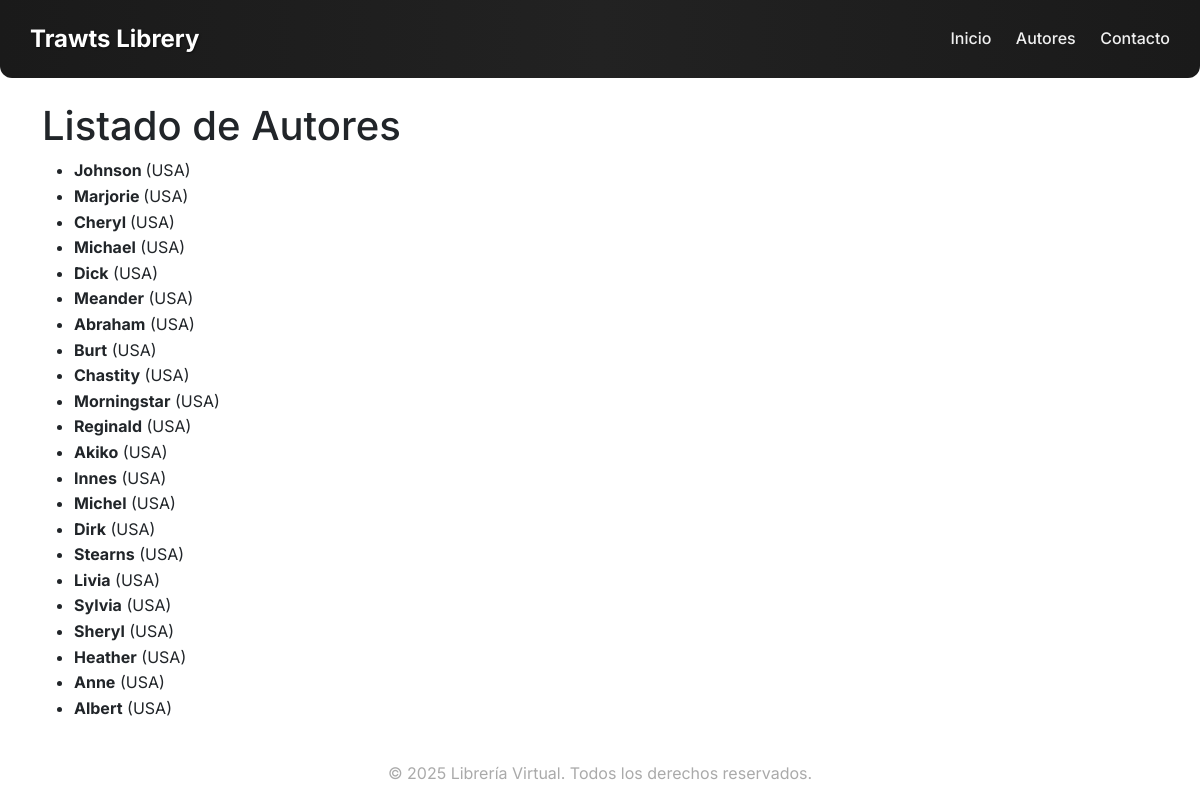
Screenshot of /autores.php with the database file from the repository.
### tables this page shows
CREATE TABLE `autores` (
  `id_autor` varchar(11) NOT NULL,
  `apellido` varchar(15) NOT NULL,
  `nombre` varchar(15) NOT NULL,
  `telefono` varchar(12) NOT NULL,
  `direccion` varchar(20) NOT NULL,
  `ciudad` varchar(15) NOT NULL,
  `estado` varchar(2) NOT NULL,
  `pais` varchar(3) NOT NULL,
  `cod_postal` int(5) NOT NULL,
  PRIMARY KEY  (`id_autor`)
);

### autores.php (the view)
<?php
require_once __DIR__ . '/includes/db.php';
include __DIR__ . '/includes/header.php';
$query = $pdo->query("SELECT nombre, pais FROM autores");
$autores = $query->fetchAll(PDO::FETCH_ASSOC);
?>
<h1 class="titulo">Listado de Autores</h1>
<ul>
<?php foreach ($autores as $autor): ?>
    <li>
        <strong><?php echo htmlspecialchars($autor['nombre']); ?></strong>
        (<?php echo htmlspecialchars($autor['pais']); ?>)
    </li>
<?php endforeach; ?>
</ul>
<?php include __DIR__ . '/includes/footer.php'; ?>

### css/estilos.css (style rules this page uses)
body { font-family: 'Inter', Arial, Helvetica, sans-serif; line-height: 1.6; margin: 0; padding: 0; }

### rows the page displays
autores: nombre "Johnson", pais "USA"
autores: nombre "Marjorie", pais "USA"
autores: nombre "Cheryl", pais "USA"
autores: nombre "Michael", pais "USA"
autores: nombre "Dick", pais "USA"
autores: nombre "Meander", pais "USA"
autores: nombre "Abraham", pais "USA"
autores: nombre "Burt", pais "USA"
autores: nombre "Chastity", pais "USA"
autores: nombre "Morningstar", pais "USA"
autores: nombre "Reginald", pais "USA"
autores: nombre "Akiko", pais "USA"
autores: nombre "Innes", pais "USA"
autores: nombre "Michel", pais "USA"
autores: nombre "Dirk", pais "USA"
autores: nombre "Stearns", pais "USA"
autores: nombre "Livia", pais "USA"
autores: nombre "Sylvia", pais "USA"
autores: nombre "Sheryl", pais "USA"
autores: nombre "Heather", pais "USA"
autores: nombre "Anne", pais "USA"
autores: nombre "Albert", pais "USA"
